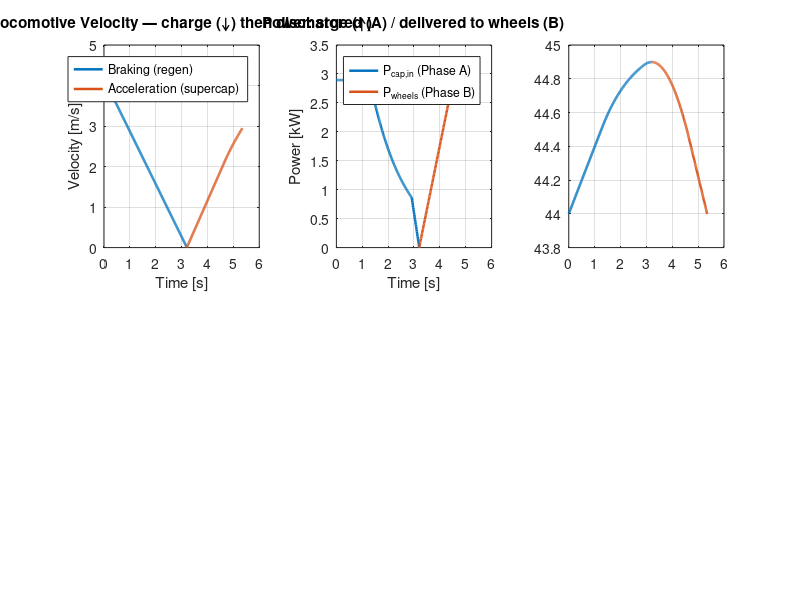

MATLAB code to generate this figure: (Note: this script raises an error after producing the figure.)
%% -------------------- Vehicle / track (Southampton) --------------------
m_loco   = 1050;      % [kg]
g        = 9.81;      % [m/s^2]
Crr      = 0.004;     % [-]
rw       = 0.125;     % [m] WHEEL RADIUS (table gives diameter 0.25 m)
G        = 4.75;      % [-] gearbox
mu       = 0.35;      % [-]
n_m      = 2;         % motors
SF       = 0;         % [%] no extra torque margin in their first pass
a_max_sys= 1.45;      % [m/s^2] maximum acceleration (Table 7)

v_max_test = 15/3.6;  % [m/s]
a_cmd_brk  = 1.3;     % [m/s^2] used only if you want "constant decel" view

%% -------------------- Electrical limits & efficiencies -----------------
I_max      = 400;     % [A] system current cap
I_chg_cmd  = 84;      % [A] constant charge (regen) current (their figure)
I_dis_cmd  = 105;     % [A] constant discharge (motoring) current (their figure)

Vbus       = 45.04;   % [V] clamp top; matches Fig. 27(b) end voltage
Vmin_cap   = 44.00;   % [V] precharge & discharge floor

eta_tx     = 0.90;    % transmission
eta_motor  = 0.90;    % motor+inverter
eta_dc     = 0.85;    % DC/DC
eta_sc     = 0.90;    % supercap charge efficiency

% Directional paths
eta_reg    = eta_tx * eta_motor;          % wheel -> DC bus (regen)
eta_dis    = eta_dc * eta_motor * eta_tx; % cap -> wheel (motoring)
eta_path   = eta_reg * eta_dc * eta_sc;   % wheel -> stored (info only)

%% -------------------- Supercapacitor choice --------------------------
% cap_choice = 1: 3x16V58F series (19.33F)
% cap_choice = 2: 48V 83F
% cap_choice = 3: 48V 165F
cap_choice = 3;

switch cap_choice
    case 1
        C   = 19.33;      ESR = 3*0.0029;  cap_name = '3x16V 58F (19.33F)';
    case 2
        C   = 83;         ESR = 0.0022;    cap_name = '48V 83F';
    case 3
        C   = 165;        ESR = 0.0063;    cap_name = '48V 165F';
    otherwise, error('cap_choice inválido');
end


%% -------------------- Pre-charge ---------------------------------------
V0 = 44.00;          % [V] exactly as report

%% -------------------- Timeline ---------------------------------------
dt = 0.01;

%% ==================== PHASE A — BRAKING (charge) ======================
tA_stop = v_max_test / a_cmd_brk;
tA      = (0:dt:tA_stop).';   N = numel(tA);

vA   = max(v_max_test - a_cmd_brk.*tA, 0);
xA   = cumtrapz(tA, vA);
F_rr = Crr * m_loco * g;
F_adh= mu  * m_loco * g;

VcapA   = zeros(N,1);  VcapA(1) = V0;
EcapA   = zeros(N,1);  EcapA(1) = 0.5*C*V0^2;
PrecA   = zeros(N,1);
IbusA   = zeros(N,1);
FregenA = zeros(N,1);
TperMA  = zeros(N,1);

for k = 1:N-1
    % --- If we've hit the top clamp, stop charging energy ---
    if VcapA(k) >= Vbus - 1e-6
        VcapA(k+1:end) = VcapA(k); EcapA(k+1:end) = EcapA(k);
        PrecA(k:end)   = 0; IbusA(k:end) = 0; FregenA(k:end) = 0; TperMA(k:end)=0;
        break
    end

    % --- Motor-side braking force cannot exceed adhesion ---
    F_rr        = Crr * m_loco * g;
    F_adh       = mu  * m_loco * g;

    % --- Commanded bus charge current (constant), limited by ESR & I_max ---
    I_esr_chg   = max((Vbus - VcapA(k)) / max(ESR,1e-6), 0);  % ESR limit into cap
    I_allow_bus = min([I_chg_cmd, I_max, I_esr_chg]);         % [A] actual bus current

    % --- Electrical power into DC bus (from machine) and into the cap ---
    P_bus_in    = Vbus * I_allow_bus;               % [W] at DC bus
    P_wheel_req = P_bus_in / max(eta_reg,1e-6);     % [W] wheel power needed
    P_cap_store = P_bus_in * eta_dc * eta_sc;       % [W] stored in cap

    % --- Convert required wheel power into braking force, respect adhesion ---
    F_req_motor = P_wheel_req / max(vA(k), 1e-6);   % [N] braking force needed
    F_used      = min(max(F_req_motor - F_rr, 0), F_adh);
    FregenA(k)  = F_used;
    TperMA(k)   = (F_used*rw)/(G*eta_tx)/n_m;

    % --- If adhesion can't supply required power, downscale the bus current ---
    Pwheels_av  = (F_used + F_rr) * vA(k);
    P_bus_av    = eta_reg * Pwheels_av;
    scale       = min(1, P_bus_av / max(P_bus_in,1e-9));
    I_allow_bus = I_allow_bus * scale;
    P_bus_in    = P_bus_in * scale;
    P_cap_store = P_bus_in * eta_dc * eta_sc;

    % --- State update ---
    dE          = P_cap_store * dt;
    EcapA(k+1)  = min(0.5*C*Vbus^2, EcapA(k) + dE);  % cannot exceed Vbus clamp
    VcapA(k+1)  = min(sqrt(2*EcapA(k+1)/C), Vbus);

    PrecA(k)    = P_cap_store;
    IbusA(k)    = I_allow_bus;
end

E_recovered = EcapA(end);
Vcap_end_A  = VcapA(end);

%% ==================== PHASE B — ACCELERATION (discharge) ==============
% Start at rest; accelerate using ONLY the supercap until:
% - v reaches v_max_test, or
% - Vcap hits Vmin_cap, or
% - energy is exhausted.
tB_max = 12;                      % [s] just a guard
tB     = (0:dt:tB_max).';  NB = numel(tB);

vB   = zeros(NB,1);               % starts from rest
xB   = zeros(NB,1);
VcapB= zeros(NB,1);  VcapB(1) = Vcap_end_A;   % start from Phase A final voltage
EcapB= zeros(NB,1);  EcapB(1) = 0.5*C*VcapB(1)^2;

PwheelsB = zeros(NB,1);
IbusB    = zeros(NB,1);
aB       = zeros(NB,1);

for k = 1:NB-1
    if VcapB(k) <= Vmin_cap || vB(k) >= v_max_test
        vB(k+1:end)=vB(k); xB(k+1:end)=xB(k);
        VcapB(k+1:end)=VcapB(k); EcapB(k+1:end)=EcapB(k); aB(k+1:end)=0; break
    end

    % --- Command discharge current, limited by ESR & I_max ---
    I_esr_dis   = VcapB(k) / max(ESR,1e-6);
    I_allow     = min([I_dis_cmd, I_max, I_esr_dis]);   % [A]
    P_cap_out   = I_allow * VcapB(k);                   % [W] electrical
    P_wheel_av  = eta_dis * P_cap_out;                  % [W] mechanical at wheels

    % --- Acceleration from Eq. (5.4.1) + system cap ---
    a_trac  = min(mu*g, a_max_sys);
    a_pow   = P_wheel_av / max(m_loco * max(vB(k),1e-3), 1e-6);
    a       = min(a_trac, a_pow);
    aB(k)   = a;

    % --- Draw only the power needed to achieve 'a' ---
    P_wheel_need = m_loco * vB(k) * a;
    P_cap_use    = P_wheel_need / max(eta_dis,1e-6);
    P_cap_use    = min(P_cap_use, P_cap_out);
    PwheelsB(k)  = eta_dis * P_cap_use;
    IbusB(k)     = P_cap_use / max(VcapB(k),1e-6);

    % --- Integrate kinematics & update cap state ---
    vB(k+1) = min(vB(k) + a*dt, v_max_test);
    xB(k+1) = xB(k) + vB(k)*dt;

    dE          = P_cap_use * dt;
    EcapB(k+1)  = max(EcapB(k) - dE, 0);
    VcapB(k+1)  = sqrt(2*EcapB(k+1)/C);
end


% Trim B to the last updated index
lastB = find(diff(vB)~=0 | diff(VcapB)~=0, 1, 'last');
if isempty(lastB), lastB = 1; end
tB = tB(1:lastB+1); vB = vB(1:lastB+1); xB = xB(1:lastB+1);
VcapB = VcapB(1:lastB+1); EcapB = EcapB(1:lastB+1);
PwheelsB = PwheelsB(1:lastB); IbusB = IbusB(1:lastB); aB = aB(1:lastB);

%% -------------------- Report ------------------------------------------
fprintf('--- ISTrain Energy Recovery ---\n');
fprintf('Capacitor: %s | C=%.2f F | ESR=%.4f ohm\n', cap_name, C, ESR);
fprintf('PHASE A (brake): V0=%.2f V  ->  V_end=%.2f V | E_recovered=%.1f J (%.2f Wh)\n', ...
        V0, Vcap_end_A, E_recovered, E_recovered/3600);
fprintf('PHASE B (accel): V_start=%.2f V  ->  V_end=%.2f V | v_end=%.2f km/h | t=%.2f s\n', ...
        VcapB(1), VcapB(end), 3.6*vB(end), tB(end));
fprintf('Overall charge path efficiency (wheel->stored): %.1f %%\n', 100*eta_path);

%% -------------------- Plots -------------------------------------------
figure('Name','ISTrain — Energy Recovery (Charge + Discharge)','Color','w');

% --- Velocity-time (unchanged) ---
subplot(2,3,1);
plot(tA, vA, 'LineWidth', 1.8); hold on; grid on;
plot(tB + tA(end), vB, 'LineWidth', 1.8);
xlabel('Time [s]'); ylabel('Velocity [m/s]');
title('Locomotive Velocity — charge (↓) then discharge (↑)');
legend('Braking (regen)','Acceleration (supercap)','Location','best');

% --- Power: use tB(1:end-1) to match PwheelsB length ---
subplot(2,3,2);
plot(tA, PrecA/1000, 'LineWidth', 1.8); hold on; grid on;
plot(tB(1:end-1) + tA(end), PwheelsB/1000, 'LineWidth', 1.8);
xlabel('Time [s]'); ylabel('Power [kW]');
title('Power: stored (A) / delivered to wheels (B)');
legend('P_{cap,in} (Phase A)','P_{wheels} (Phase B)','Location','best');

% --- Cap voltage (states -> tB) ---
subplot(2,3,3);
plot(tA, VcapA, 'LineWidth', 1.8); hold on; grid on;
plot(tB + tA(end), VcapB, 'LineWidth', 1.8);
yline(Vbus,'--','V_{bus}'); yline(Vmin_cap,':','V_{min,cap}');
xlabel('Time [s]'); ylabel('V_{cap} [V]');
title('Supercap Voltage');

% --- Energy (states -> tB) ---
subplot(2,3,4);
plot(tA, EcapA/1000, 'LineWidth', 1.8); hold on; grid on;
plot(tB + tA(end), EcapB/1000, 'LineWidth', 1.8);
xlabel('Time [s]'); ylabel('Energy [kJ]');
title('Stored Energy (A) and Remaining Energy (B)');
legend('Phase A','Phase B','Location','best');

% --- Braking forces (Phase A) ---
subplot(2,3,5);
plot(tA, FregenA, 'LineWidth', 1.8); hold on; grid on;
yline(F_rr,'--','F_{rr}'); yline(F_adh,':','F_{adh}');
xlabel('Time [s]'); ylabel('Force [N]');
title('Braking forces (regen, rolling, adhesion)');
legend('F_{regen}','F_{rr}','F_{adh}','Location','best');

% --- Acceleration over whole event (Phase A + B) ---
subplot(2,3,6); hold on; grid on;

% Phase A: braking deceleration (negative)
plot(tA, -a_cmd_brk*ones(size(tA)), 'LineWidth', 1.8);

% Phase B: acceleration from supercap
plot(tB(1:end-1) + tA(end), aB, 'LineWidth', 1.8);

% Traction limit line
yline(mu*g,'--','\mu g (traction limit)');
yline(-mu*g,'--','- \mu g (traction limit)');  % symmetric for braking

xlabel('Time [s]');
ylabel('a [m/s^2]');
title('Acceleration: braking (−) and motoring (+)');
legend('Braking decel (cmd)','Accel (supercap)','Traction limit','Location','best');

%% -------------------- Extra Plots (Southampton style) ------------------

% (a) Power generated by motors (similar to Fig. 27a)
figure('Name','Southampton Comparison: Power','Color','w'); hold on; grid on;
plot(tA(1:end-1), -(PrecA(1:end-1))/1000, 'b', 'LineWidth',1.8); % negative for braking
plot(tB(1:end-1) + tA(end), PwheelsB/1000, 'r', 'LineWidth',1.8); % positive for accel
xlabel('Time [s]'); ylabel('Power [kW]');
title('Power generated by motors');
legend('Charging @ 84 A','Discharging @ 105 A','Location','best');

% (b) Distance vs Time
figure('Name','Distance vs Time','Color','w'); hold on; grid on;
plot(tA, xA, 'b', 'LineWidth',1.8); 
plot(tB + tA(end), xB + xA(end), 'r', 'LineWidth',1.8);
xlabel('Time [s]'); ylabel('Distance [m]');
title('Distance travelled during braking and acceleration');
legend('Braking phase','Acceleration phase','Location','best');
